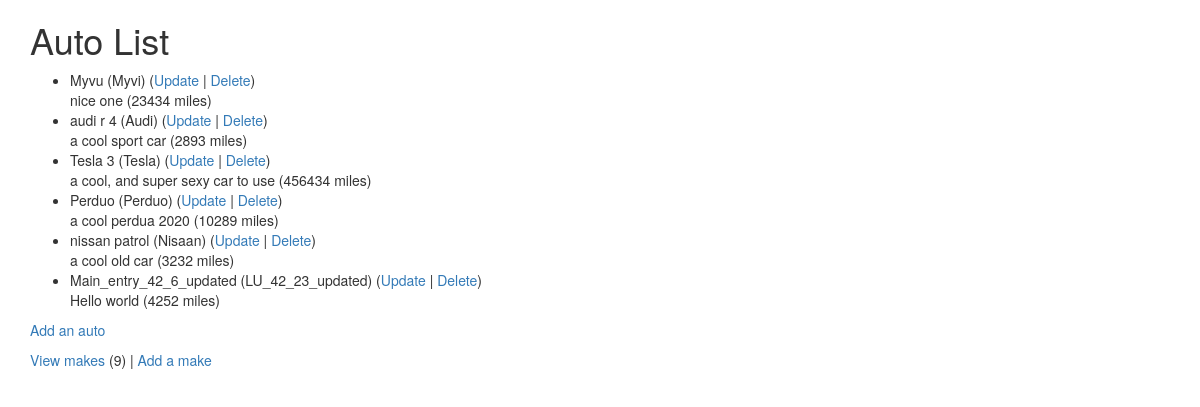
The page /autos/ (signed in) on the database its author committed.
### autos/models.py (models this page shows, shortened)
class Auto(models.Model):
    nickname = models.CharField(
            max_length=200,
            validators=[MinLengthValidator(2, "Nickname must be greater than 1 character")]
    )
    mileage = models.PositiveIntegerField()
    comments = models.CharField(max_length=300)
    make = models.ForeignKey('Make', on_delete=models.CASCADE, null=False)

class Make(models.Model):
    name = models.CharField(
            max_length=200,
            help_text='Enter a make (e.g. Dodge)',
            validators=[MinLengthValidator(2, "Make must be greater than 1 character")]
    )
    def __str__(self):
        return self.name

### autos/views.py (the view)
# urls.py: path('', views.MainView.as_view(), name='all'),
class MainView(LoginRequiredMixin, View):
    def get(self, request):
        mc = Make.objects.all().count()
        al = Auto.objects.all()
        ctx = {'make_count': mc, 'auto_list': al}
        return render(request, 'autos/auto_list.html', ctx)

### autos/templates/autos/auto_list.html
{% extends "base_bootstrap.html" %}
{% block content %}
  <h1>Auto List</h1>
  {% if auto_list %}
  <ul>
    {% for auto in auto_list %}
      <li>
          {{ auto.nickname }} ({{ auto.make }})
          (<a href="{% url 'autos:auto_update' auto.id %}">Update</a> |
          <a href="{% url 'autos:auto_delete' auto.id %}">Delete</a>) <br/>
          {{ auto.comments }} ({{ auto.mileage }} miles)
      </li>
    {% endfor %}
  </ul>
  {% else %}
    <p>There are no autos in the library.</p>
  {% endif %}
  <p>
    {% if make_count > 0 %}
      <a href="{% url 'autos:auto_create' %}">Add an auto</a>
    {% else %}
      Please add a make before you add an auto.
    {% endif %}
  </p>
  <p>
  <a href="{% url 'autos:make_list' %}">View makes</a> ({{ make_count }}) |
    <a href="{% url 'autos:make_create' %}">Add a make</a>
  </p>
{% endblock %}

### rows shown on the page
Auto: nickname "Myvu", make "Myvi", comments "nice one", mileage "23434"
Auto: nickname "audi r 4", make "Audi", comments "a cool sport car", mileage "2893"
Auto: nickname "Tesla 3", make "Tesla", comments "a cool, and super sexy car to use", mileage "456434"
Auto: nickname "Perduo", make "Perduo", comments "a cool perdua 2020", mileage "10289"
Auto: nickname "nissan patrol", make "Nisaan", comments "a cool old car", mileage "3232"
Auto: nickname "Main_entry_42_6_updated", make "LU_42_23_updated", comments "Hello world", mileage "4252"

### other values the page prints
{{ make_count }} "9"
